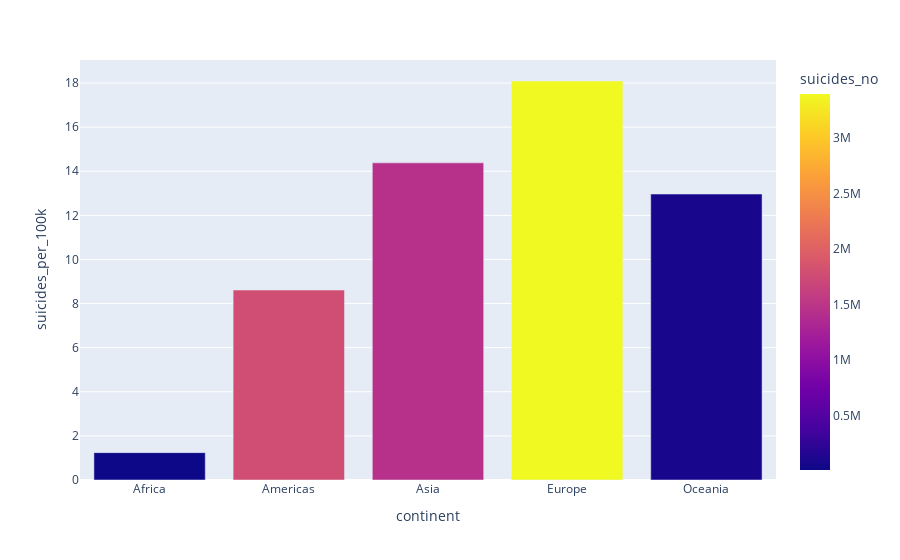

The notebook cell saved with this chart:
### Markdown cell above
### Continents data

### Code cell
continent_data = data.groupby('continent').agg(
    {'population': 'sum', 'suicides_no' : 'sum'}
)
continent_data['suicides_per_100k'] = get_suicides_per_100k(continent_data)

fig = px.bar(continent_data.reset_index(), x='continent', y='suicides_per_100k', color='suicides_no')
fig.show()

### Figure 1 — Plotly figure (JSON) as saved in the notebook; plotly's stock layout.template omitted (floating-point values rounded to 4 significant figures)
{"data": [{"alignmentgroup": "True", "hoverlabel": {"namelength": 0}, "hovertemplate": "continent=%{x}<br>suicides_per_100k=%{y}<br>suicides_no=%{marker.color}", "legendgroup": "", "marker": {"color": [11257, 1787619, 1451437, 3397653, 84851], "coloraxis": "coloraxis"}, "name": "", "offsetgroup": "", "orientation": "v", "showlegend": false, "textposition": "auto", "type": "bar", "x": ["Africa", "Americas", "Asia", "Europe", "Oceania"], "xaxis": "x", "y": [1.241, 8.613, 14.38, 18.09, 12.97], "yaxis": "y"}], "layout": {"barmode": "relative", "coloraxis": {"colorbar": {"title": {"text": "suicides_no"}}, "colorscale": [[0, "#0d0887"], [0.1111, "#46039f"], [0.2222, "#7201a8"], [0.3333, "#9c179e"], [0.4444, "#bd3786"], [0.5556, "#d8576b"], [0.6667, "#ed7953"], [0.7778, "#fb9f3a"], [0.8889, "#fdca26"], [1, "#f0f921"]]}, "legend": {"tracegroupgap": 0}, "margin": {"t": 60}, "xaxis": {"anchor": "y", "domain": [0, 1], "title": {"text": "continent"}}, "yaxis": {"anchor": "x", "domain": [0, 1], "title": {"text": "suicides_per_100k"}}}}
